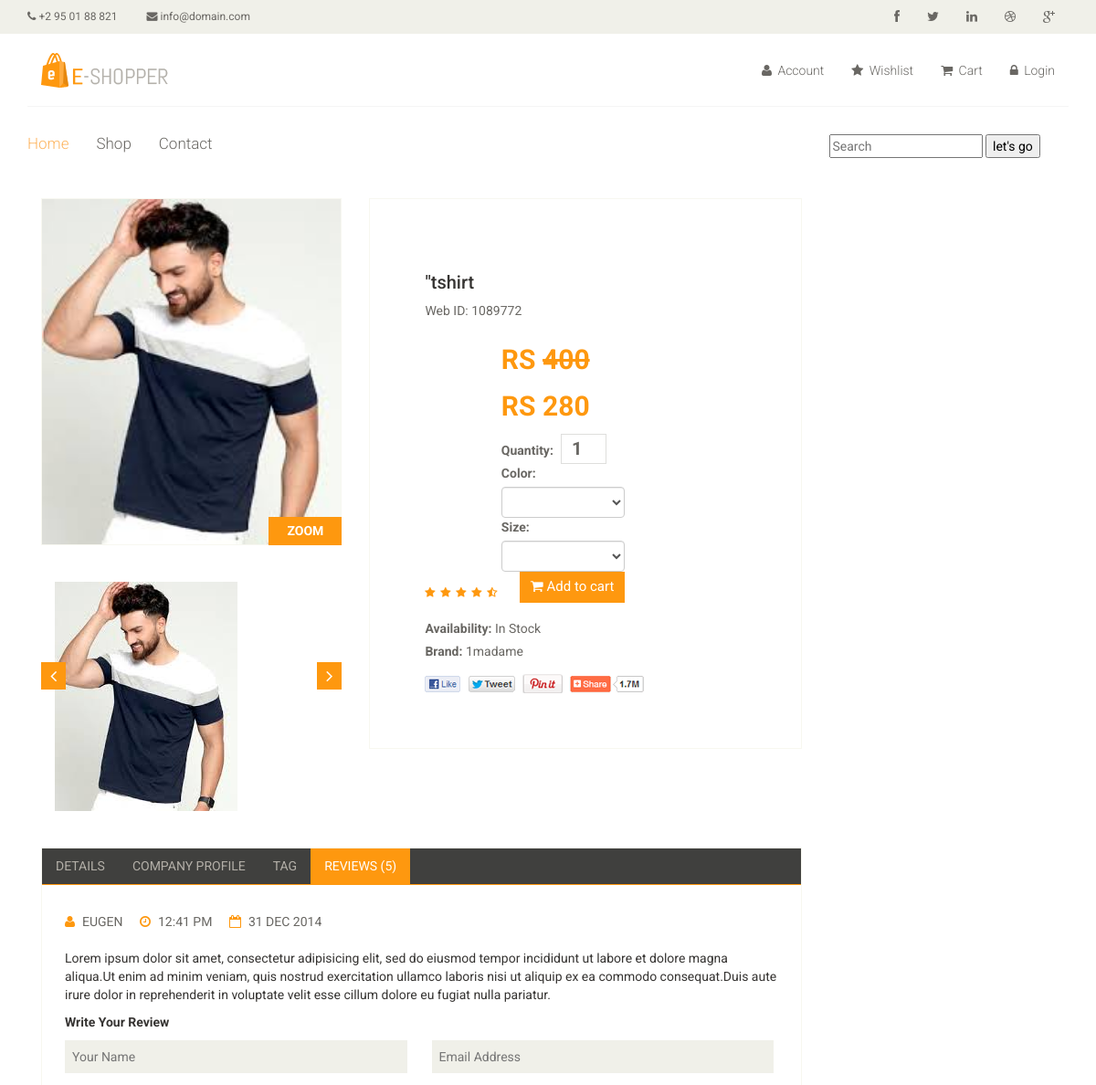
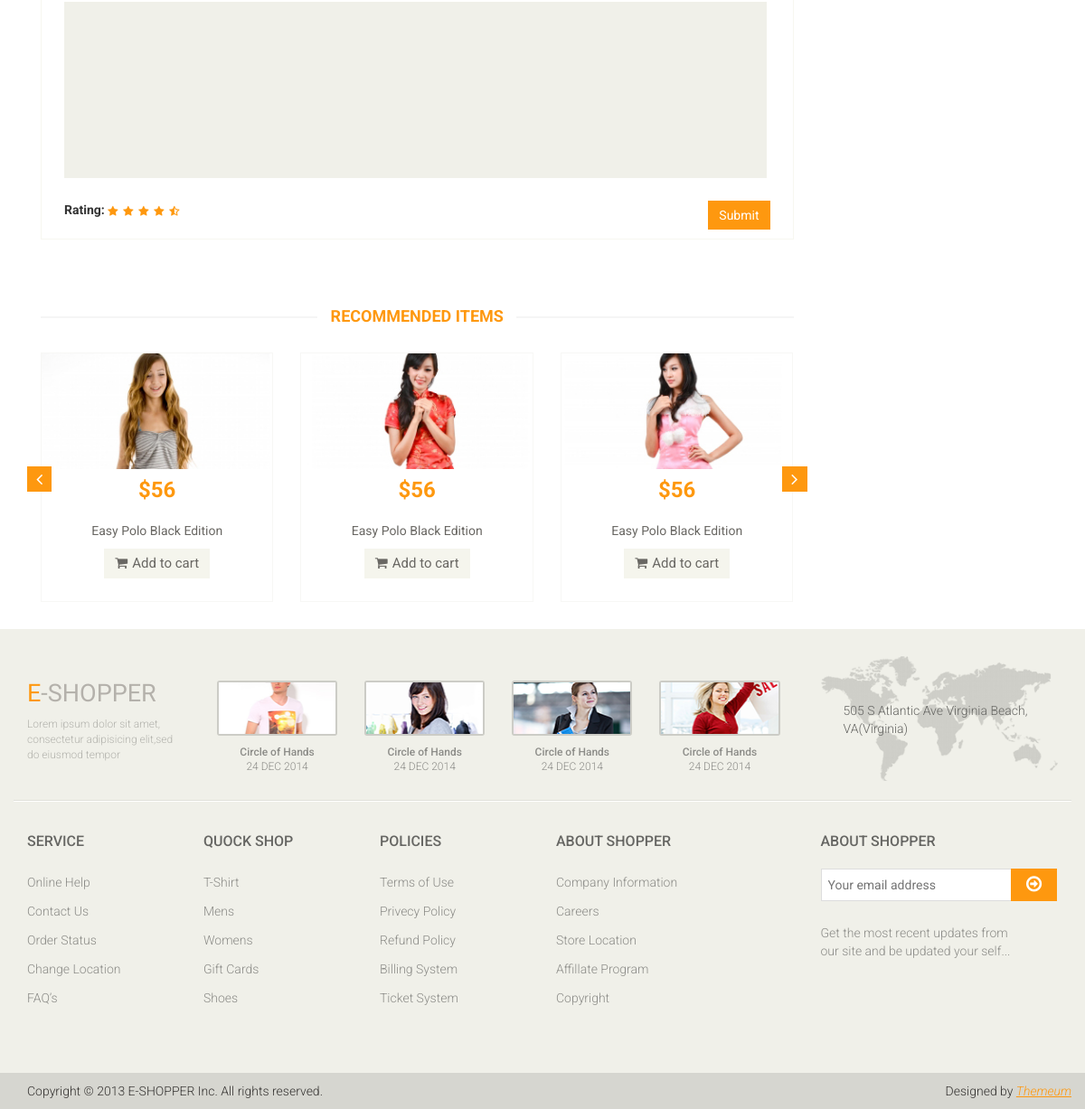
The page /product/6/ on the database its author committed (2 pictures, top to bottom).
### mainApp/models.py (models this page shows, shortened)
class Product(models.Model):
    name=models.CharField(max_length=58)
    desc=models.TextField()
    category=models.ForeignKey(Category,on_delete=models.CASCADE)
    brand=models.ForeignKey(Brand, on_delete=models.CASCADE)
    seller=models.ForeignKey(Seller, on_delete=models.CASCADE)
    basePrice=models.IntegerField()
    discount=models.IntegerField(default=0,null=True,blank=True)
    finalPrice=models.IntegerField(default=0,null=True,blank=True)
    red=models.BooleanField(default=None,blank=True,null=True)
    green = models.BooleanField(default=None, blank=True, null=True)
    black = models.BooleanField(default=None, blank=True, null=True)
    white = models.BooleanField(default=None, blank=True, null=True)
    pink = models.BooleanField(default=None, blank=True, null=True)
    s = models.BooleanField(default=None, blank=True, null=True)
    l = models.BooleanField(default=None, blank=True, null=True)
    m = models.BooleanField(default=None, blank=True, null=True)
    xl = models.BooleanField(default=None, blank=True, null=True)
    xxl = models.BooleanField(default=None, blank=True, null=True)
    img1 = models.ImageField(upload_to='images/', default=None, blank=True, null=True)
    img2 = models.ImageField(upload_to='images/', default=None, blank=True, null=True)
    img3 = models.ImageField(upload_to='images/', default=None, blank=True, null=True)
    img4 = models.ImageField(upload_to='images/', default=None, blank=True, null=True)
    img5 = models.ImageField(upload_to='images/', default=None, blank=True, null=True)
    date= models.DateTimeField(auto_now=True)
    stock=models.BooleanField(default=False)

class Brand(models.Model):
    name=models.CharField(max_length=50)
    def __str__(self):
        return str(self.id) + "" + self.name

### mainApp/views.py (the view, shortened to what this page needs)
# urls.py: path('product/<int:num>/',views.productDetails),
def productDetails(request,num):
    p=Product.objects.get(id=num)
    return render(request,"product-details.html",{"Product":p})

### mainApp/templates/product-details.html (shortened to what this page needs)
{% extends 'index.html' %}
{% load static %}
{% block body %}
	<section>
		<div class="container">
			<div class="row">
				<div class="col-sm-9 padding-right">
					<div class="product-details">
						<div class="col-sm-5">
							<div class="view-product">
								<img src="{{Product.img1.url}}" alt="" />
								<h3>ZOOM</h3>
							</div>
							<div id="similar-product" class="carousel slide" data-ride="carousel">
								    <div class="carousel-inner">
										<div class="item active">
											{% if Product.img1 %}
											<a href=""><img src="{{Product.img1.url}}" height="30px" alt=""></a>
											{% endif %}
										</div>
									</div>
								  <a class="left item-control" href="#similar-product" data-slide="prev">
									<i class="fa fa-angle-left"></i>
								  </a>
								  <a class="right item-control" href="#similar-product" data-slide="next">
									<i class="fa fa-angle-right"></i>
								  </a>
							</div>
						</div>
						<div class="col-sm-7">
							<div class="product-information">
								<h2>"{{Product.name}}</h2>
								<p>Web ID: 1089772</p>
								<img src="{%static 'images/product-details/rating.png'%}" alt="" />
								<span>
									<span>RS <s>{{Product.basePrice}}</s></span>
									<br>
									<span>RS {{Product.finalPrice}}</span>
									<form method="post">
									<label>Quantity:</label>
									<input name="q" type="number" value="1" /><br>
										<label>Color:</label>
										<select class="form-control" name="color">
										</select>
										<label>Size:</label>
										<br>
										<select class="form-control" name="size">
										</select>
									<button type="submit" class="btn btn-fefault cart">
										<i class="fa fa-shopping-cart"></i>
										Add to cart
									</button>
									</form>
								</span>
								<p><b>Availability:</b> In Stock</p>
								<p><b>Brand:</b> {{Product.brand}}</p>
								<a href=""><img src="{%static 'images/product-details/share.png" class="share img-responsive"  alt="" /></a>
							</div>
						</div>
					</div>
					<div class="category-tab shop-details-tab">
						<div class="col-sm-12">
							<ul class="nav nav-tabs">
								<li><a href="#details" data-toggle="tab">Details</a></li>
								<li><a href="#companyprofile" data-toggle="tab">Company Profile</a></li>
								<li><a href="#tag" data-toggle="tab">Tag</a></li>
								<li class="active"><a href="#reviews" data-toggle="tab">Reviews (5)</a></li>
							</ul>
						</div>
						<div class="tab-content">
							<div class="tab-pane fade active in" id="reviews" >
								<div class="col-sm-12">
									<ul>
										<li><a href=""><i class="fa fa-user"></i>EUGEN</a></li>
										<li><a href=""><i class="fa fa-clock-o"></i>12:41 PM</a></li>
										<li><a href=""><i class="fa fa-calendar-o"></i>31 DEC 2014</a></li>
									</ul>
									<p>Lorem ipsum dolor sit amet, consectetur adipisicing elit, sed do eiusmod tempor incididunt ut labore et dolore magna aliqua.Ut enim ad minim veniam, quis nostrud exercitation ullamco laboris nisi ut aliquip ex ea commodo consequat.Duis aute irure dolor in reprehenderit in voluptate velit esse cillum dolore eu fugiat nulla pariatur.</p>
									<p><b>Write Your Review</b></p>
									<form action="#">
										<span>
											<input type="text" placeholder="Your Name"/>
											<input type="email" placeholder="Email Address"/>
										</span>
										<textarea name="" ></textarea>
										<b>Rating: </b> <img src="{%static 'images/product-details/rating.png'%}" alt="" />
										<button type="button" class="btn btn-default pull-right">
											Submit
										</button>
									</form>
								</div>
							</div>
						</div>
					</div>
					<div class="recommended_items">
						<h2 class="title text-center">recommended items</h2>
						<div id="recommended-item-carousel" class="carousel slide" data-ride="carousel">
							<div class="carousel-inner">
								<div class="item active">
									<div class="col-sm-4">
										<div class="product-image-wrapper">
											<div class="single-products">
												<div class="productinfo text-center">
													<img src="{%static 'images/home/recommend1.jpg'%}" alt="" />
													<h2>$56</h2>
													<p>Easy Polo Black Edition</p>
													<button type="button" class="btn btn-default add-to-cart"><i class="fa fa-shopping-cart"></i>Add to cart</button>
												</div>
											</div>
										</div>
									</div>
									<div class="col-sm-4">
										<div class="product-image-wrapper">
											<div class="single-products">
												<div class="productinfo text-center">
													<img src="{%static 'images/home/recommend2.jpg'%}" alt="" />
													<h2>$56</h2>
													<p>Easy Polo Black Edition</p>
													<button type="button" class="btn btn-default add-to-cart"><i class="fa fa-shopping-cart"></i>Add to cart</button>
												</div>
											</div>
										</div>
									</div>
									<div class="col-sm-4">
										<div class="product-image-wrapper">
											<div class="single-products">
												<div class="productinfo text-center">
													<img src="{%static 'images/home/recommend3.jpg'%}" alt="" />
													<h2>$56</h2>
													<p>Easy Polo Black Edition</p>
													<button type="button" class="btn btn-default add-to-cart"><i class="fa fa-shopping-cart"></i>Add to cart</button>
												</div>
											</div>
										</div>
									</div>
								</div>
							</div>
							 <a class="left recommended-item-control" href="#recommended-item-carousel" data-slide="prev">
								<i class="fa fa-angle-left"></i>
							  </a>
							  <a class="right recommended-item-control" href="#recommended-item-carousel" data-slide="next">
								<i class="fa fa-angle-right"></i>
							  </a>
						</div>
					</div>
				</div>
			</div>
		</div>
	</section>
{% endblock %}

### rows shown on the page
Product: img1 (picture), name "tshirt", basePrice "400", finalPrice "280", brand "1madame"
